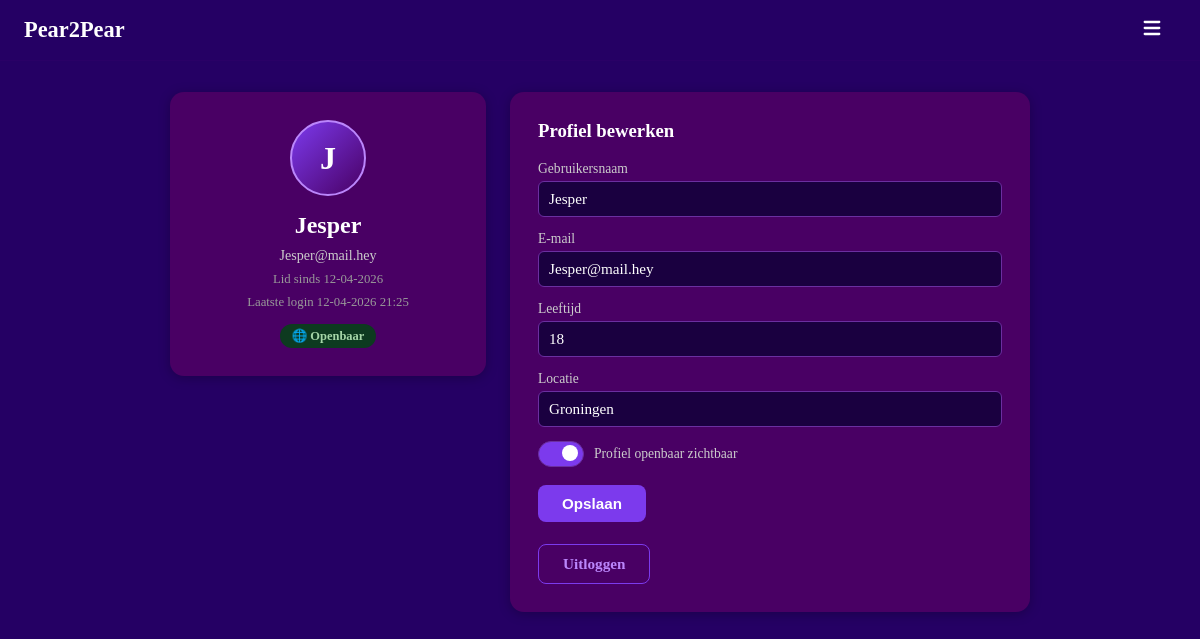
Before: /account (signed in) with the older database file.
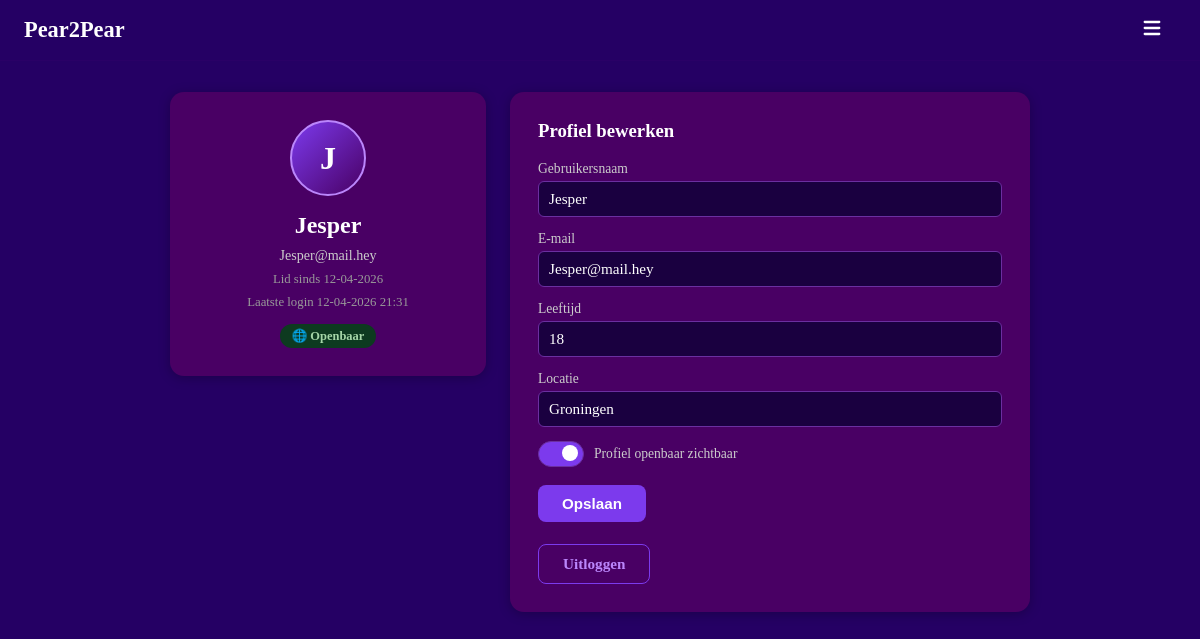
After: the same page with the newer database file.
### models.py (models this page shows, shortened)
class User(UserMixin, db.Model):
    __tablename__ = "users"
    id            = db.Column(db.Integer, primary_key=True)
    username      = db.Column(db.String(30),  unique=True, nullable=False, index=True)
    email         = db.Column(db.String(120), unique=True, nullable=False, index=True)
    password_hash = db.Column(db.String(256), nullable=False)
    created_at    = db.Column(db.DateTime, default=datetime.utcnow, nullable=False)
    last_login    = db.Column(db.DateTime, default=datetime.utcnow, nullable=False)
    age       = db.Column(db.Integer,     nullable=True)
    location  = db.Column(db.String(100), nullable=True)
    is_public = db.Column(db.Boolean,     default=True, nullable=False)
    sent_requests     = db.relationship("Friendship", foreign_keys=[Friendship.from_id], backref="from_user", lazy="dynamic")
    received_requests = db.relationship("Friendship", foreign_keys=[Friendship.to_id],   backref="to_user",   lazy="dynamic")
    def pending_received(self):
        reqs = Friendship.query.filter_by(to_id=self.id, status="pending").all()
        return User.query.filter(User.id.in_([r.from_id for r in reqs])).all()
    def unread_message_count(self):
        return Message.query.filter_by(receiver_id=self.id, read=False).count()

### main.py (the view, shortened to what this page needs)
    @app.route("/account", methods=["GET", "POST"])
    @login_required
    def account():
        form = EditProfileForm(
            current_user_id=current_user.id,
            data={
                "username":  current_user.username,
                "email":     current_user.email,
                "age":       current_user.age,
                "location":  current_user.location,
                "is_public": current_user.is_public,
            }
        )
        return render_template("account.html", user=current_user, form=form)

### main.py (shortened to what this page needs)
class EditProfileForm(FlaskForm):
    username  = StringField("Gebruikersnaam", validators=[DataRequired(), Length(min=3, max=30)])
    email     = StringField("E-mail",         validators=[DataRequired(), Email()])
    age       = IntegerField("Leeftijd",       validators=[Optional(), NumberRange(min=1, max=120)])
    location  = StringField("Locatie",         validators=[Optional(), Length(max=100)])
    is_public = BooleanField("Profiel openbaar")
    submit    = SubmitField("Opslaan")
    def __init__(self, current_user_id, *args, **kwargs):
        super().__init__(*args, **kwargs)
        self._current_user_id = current_user_id

### templates/account.html (shortened to what this page needs)
{% extends "base.html" %}
{% block content %}
<div class="account-page">
    <div class="box account-info">
        <div class="center">
            <div class="account-avatar">{{ user.username[0].upper() }}</div>
            <h2>{{ user.username }}</h2>
            <p>{{ user.email }}</p>
            <p class="account-meta">Lid sinds {{ user.created_at.strftime('%d-%m-%Y') }}</p>
            <p class="account-meta">Laatste login {{ user.last_login.strftime('%d-%m-%Y %H:%M') }}</p>
            <span class="account-badge {% if user.is_public %}badge--public{% else %}badge--private{% endif %}">
                {% if user.is_public %}🌐 Openbaar{% else %}🔒 Privé{% endif %}
            </span>
        </div>
    </div>
    <div class="box account-edit">
        <h3>Profiel bewerken</h3>
        <form method="POST" action="/account">
            <div class="field">
                {{ form.username.label }}
                {{ form.username() }}
            </div>
            <div class="field">
                {{ form.email.label }}
                {{ form.email() }}
            </div>
            <div class="field">
                {{ form.age.label }}
                {{ form.age(placeholder="Jouw leeftijd") }}
            </div>
            <div class="field">
                {{ form.location.label }}
                {{ form.location(placeholder="Stad, land …") }}
            </div>
            <div class="field toggle-row">
                <label for="is_public" class="toggle-label">
                    <span class="toggle-track">
                        <span class="toggle-thumb"></span>
                    </span>
                    Profiel openbaar zichtbaar
                </label>
            </div>
            <div class="field">
                {{ form.submit(class="btn") }}
            </div>
        </form>
        <a href="/logout" class="btn btn--outline" style="margin-top: 8px; display: inline-block;">Uitloggen</a>
    </div>
</div>
{% endblock %}

Changed rows visible on the page:
changed User "Jesper": last_login "12-04-2026 21:25" → "12-04-2026 21:31"
